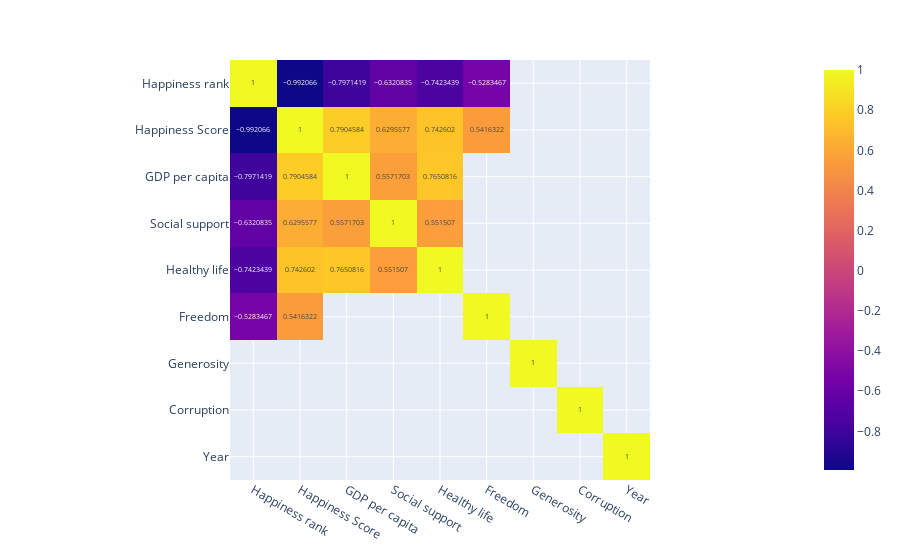

Notebook code cell kept with this figure:
### Markdown cell above
- Strong Correlation

### Code cell
strong_corr=corr[abs(corr) > 0.5]
fig = px.imshow(strong_corr, text_auto=True)
fig.show()

### Figure 1 — Plotly figure (JSON) as saved in the notebook; plotly's stock layout.template omitted (floating-point values rounded to 4 significant figures)
{"data": [{"coloraxis": "coloraxis", "hovertemplate": "x: %{x}<br>y: %{y}<br>color: %{z}<extra></extra>", "name": "0", "texttemplate": "%{z}", "type": "heatmap", "x": ["Happiness rank", "Happiness Score", "GDP per capita", "Social support", "Healthy life", "Freedom", "Generosity", "Corruption", "Year"], "xaxis": "x", "y": ["Happiness rank", "Happiness Score", "GDP per capita", "Social support", "Healthy life", "Freedom", "Generosity", "Corruption", "Year"], "yaxis": "y", "z": [[1, -0.9921, -0.7971, -0.6321, -0.7423, -0.5283, null, null, null], [-0.9921, 1, 0.7905, 0.6296, 0.7426, 0.5416, null, null, null], [-0.7971, 0.7905, 1, 0.5572, 0.7651, null, null, null, null], [-0.6321, 0.6296, 0.5572, 1, 0.5515, null, null, null, null], [-0.7423, 0.7426, 0.7651, 0.5515, 1, null, null, null, null], [-0.5283, 0.5416, null, null, null, 1, null, null, null], [null, null, null, null, null, null, 1, null, null], [null, null, null, null, null, null, null, 1, null], [null, null, null, null, null, null, null, null, 1]]}], "layout": {"coloraxis": {"colorscale": [[0, "#0d0887"], [0.1111, "#46039f"], [0.2222, "#7201a8"], [0.3333, "#9c179e"], [0.4444, "#bd3786"], [0.5556, "#d8576b"], [0.6667, "#ed7953"], [0.7778, "#fb9f3a"], [0.8889, "#fdca26"], [1, "#f0f921"]]}, "margin": {"t": 60}, "xaxis": {"anchor": "y", "constrain": "domain", "domain": [0, 1], "scaleanchor": "y"}, "yaxis": {"anchor": "x", "autorange": "reversed", "constrain": "domain", "domain": [0, 1]}}}
